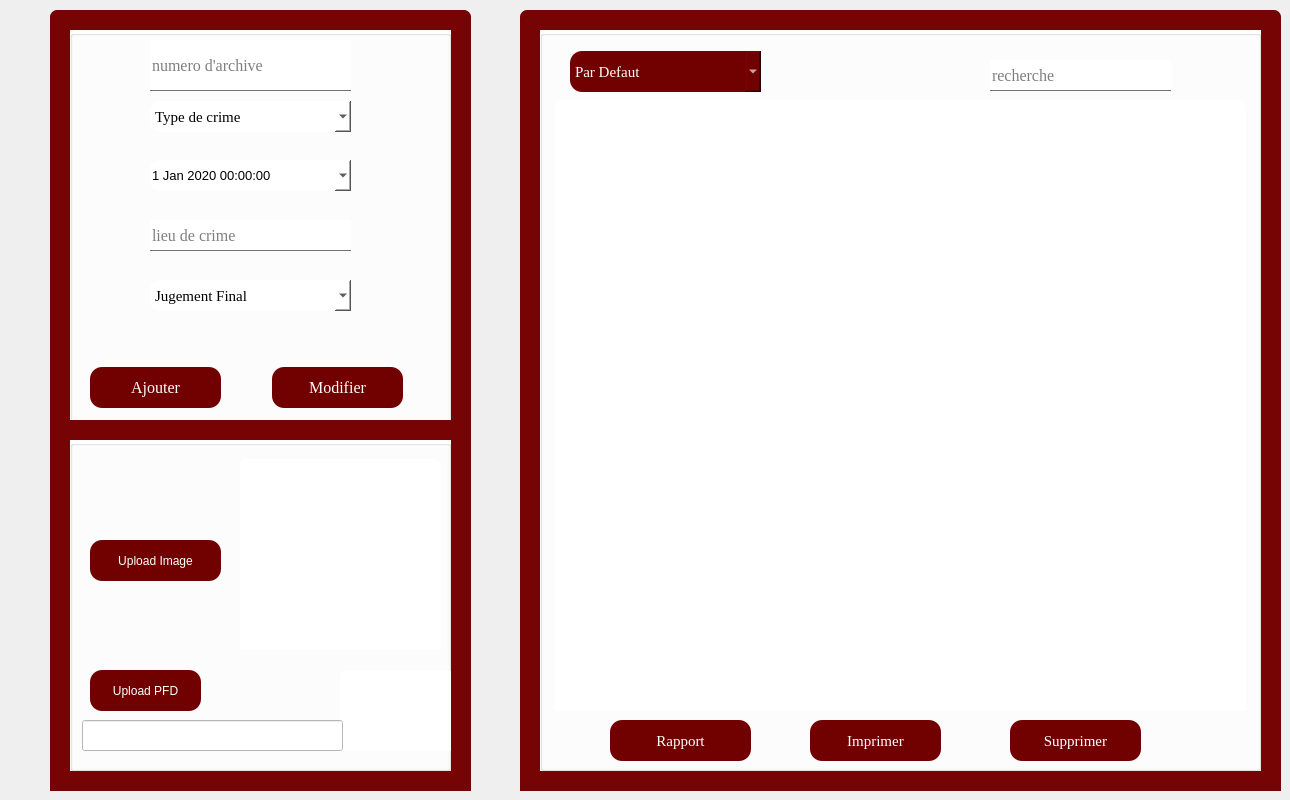
    <widget class="QWidget" name="tab">
     <property name="styleSheet">
      <string notr="true">
background:{
linear-gradient(#3c2929, #B73C3C);
}</string>
     </property>
     <attribute name="title">
      <string>Donnés </string>
     </attribute>
     <widget class="QLabel" name="logo">
      <property name="geometry">
       <rect>
        <x>-40</x>
        <y>-20</y>
        <width>201</width>
        <height>211</height>
       </rect>
      </property>
      <property name="text">
       <string/>
      </property>
     </widget>
     <widget class="QFrame" name="frame">
      <property name="geometry">
       <rect>
        <x>50</x>
        <y>10</y>
        <width>421</width>
        <height>451</height>
       </rect>
      </property>
      <property name="styleSheet">
       <string notr="true">QFrame { /* The tab widget frame */
border-top: 2px solid #2a2a2a; 
border-left: 2px solid #2a2a2a;
border-right: 2px solid #2a2a2a ; 
border-bottom: 2px solid #2a2a2a; 
background: #760404;
	
	
	/*border-top-color: rgb(0, 0, 0);*/

}
QFrame{
left: 0px; /* move to the right by 5px */
}
QFrame {

border: 20px  #535353;
border-bottom-color: #535353; 
border-top-left-radius: 7px;
border-top-right-radius: 7px;
min-width: 90px;
padding: 12px;
color: rgb(50, 50, 162);
	color: rgb(0, 0, 0);
font-size:11.5px;
font-family:Georgia, Helvetica, sans-serif;
font-weight:500;
}
QFrame::tab:selected,QTabBar::tab:hover {
	
	
	color: rgb(0, 0, 0);
	background-color: rgb(255, 255, 255);
}
QFrame::tab:selected {
border-color: #760404;
border-bottom-color: #760404; /* same as pane color */
color: #760404;
font-size: 18px;
font-family:Georgia,Solid;
font-weight:500;

}
QFrame::tab:!selected {
margin-top: 5px; /* make non-selected tabs look smaller */
}</string>
      </property>
      <property name="frameShape">
       <enum>QFrame::StyledPanel</enum>
      </property>
      <property name="frameShadow">
       <enum>QFrame::Raised</enum>
      </property>
      <widget class="QGroupBox" name="groupBox_cud_arch">
       <property name="geometry">
        <rect>
         <x>20</x>
         <y>20</y>
         <width>381</width>
         <height>401</height>
        </rect>
       </property>
       <property name="styleSheet">
        <string notr="true">background:white;</string>
       </property>
       <property name="title">
        <string/>
       </property>
       <widget class="QLineEdit" name="lineEdit">
        <property name="geometry">
         <rect>
          <x>80</x>
          <y>10</y>
          <width>201</width>
          <height>51</height>
         </rect>
        </property>
        <property name="font">
         <font>
          <family>Georgia</family>
          <pointsize>12</pointsize>
          <weight>50</weight>
          <italic>false</italic>
          <bold>false</bold>
         </font>
        </property>
        <property name="styleSheet">
         <string notr="true">background:white;
font: 12pt  'Georgia';
border-bottom:1px solid #717072;</string>
        </property>
        <property name="text">
         <string/>
        </property>
        <property name="frame">
         <bool>false</bool>
        </property>
        <property name="dragEnabled">
         <bool>false</bool>
        </property>
        <property name="placeholderText">
         <string>numero d'archive</string>
        </property>
       </widget>
       <widget class="QComboBox" name="comboBox">
        <property name="geometry">
         <rect>
          <x>80</x>
          <y>71</y>
          <width>201</width>
          <height>31</height>
         </rect>
        </property>
        <property name="font">
         <font>
          <family>Georgia</family>
          <pointsize>11</pointsize>
          <weight>50</weight>
          <italic>false</italic>
          <bold>false</bold>
         </font>
        </property>
        <property name="styleSheet">
         <string notr="true">QComboBox{
color:black;
border-radius:10px;
font: 11pt  'Georgia';
background:white;
}

QComboBox:hover{
border-radius:10px;
font: 11pt  'Georgia';
background:white;
color:black;

}</string>
        </property>
        <property name="currentIndex">
         <number>0</number>
        </property>
        <item>
         <property name="text">
          <string>Type de crime</string>
         </property>
        </item>
        <item>
         <property name="text">
          <string>violence</string>
         </property>
        </item>
        <item>
         <property name="text">
          <string>vole</string>
         </property>
        </item>
        <item>
         <property name="text">
          <string>assasignation</string>
         </property>
        </item>
        <item>
         <property name="text">
          <string>viole</string>
         </property>
        </item>
       </widget>
       <widget class="QDateTimeEdit" name="dateTimeEdit">
        <property name="geometry">
         <rect>
          <x>80</x>
          <y>130</y>
          <width>201</width>
          <height>31</height>
         </rect>
        </property>
        <property name="font">
         <font>
          <pointsize>10</pointsize>
         </font>
        </property>
        <property name="styleSheet">
         <string notr="true">background:white;
border-radius:10px;</string>
        </property>
        <property name="dateTime">
         <datetime>
          <hour>0</hour>
          <minute>0</minute>
          <second>0</second>
          <year>2020</year>
          <month>1</month>
          <day>1</day>
         </datetime>
        </property>
        <property name="calendarPopup">
         <bool>true</bool>
        </property>
       </widget>
       <widget class="QComboBox" name="comboBox_2">
        <property name="geometry">
         <rect>
          <x>80</x>
          <y>250</y>
          <width>201</width>
          <height>31</height>
         </rect>
        </property>
        <property name="font">
         <font>
          <family>Georgia</family>
          <pointsize>11</pointsize>
          <weight>50</weight>
          <italic>false</italic>
          <bold>false</bold>
         </font>
        </property>
        <property name="styleSheet">
         <string notr="true">
QComboBox{
color:black;
border-radius:10px;
font: 11pt  'Georgia';
background:white;
}

QComboBox:hover{
border-radius:10px;
font: 11pt  'Georgia';
background:white;
color:black;

}</string>
        </property>
        <item>
         <property name="text">
          <string>Jugement Final</string>
         </property>
        </item>
        <item>
         <property name="text">
          <string>execution</string>
         </property>
        </item>
        <item>
         <property name="text">
          <string>Pecher Financier</string>
         </property>
        </item>
        <item>
         <property name="text">
          <string>prison</string>
         </property>
        </item>
        <item>
         <property name="text">
          <string>prison et Pecher</string>
         </property>
        </item>
       </widget>
       <widget class="QPushButton" name="pushButton_ajouter_arch">
        <property name="geometry">
         <rect>
          <x>20</x>
          <y>337</y>
          <width>131</width>
          <height>41</height>
         </rect>
        </property>
        <property name="font">
         <font>
          <family>Georgia</family>
          <pointsize>12</pointsize>
          <weight>50</weight>
          <italic>false</italic>
          <bold>false</bold>
         </font>
        </property>
        <property name="styleSheet">
         <string notr="true">/**{
font-family :Georgia;
font-size : 24px;
}

QPushButton{
color:#b89d64;
background-color:white;
border-radius:10px ;
font-weight:500;
}
QPushButton:hover
{
color:white;
background:black;
border-radius:10px ;
font-weight:800;

}*/
QPushButton{
color:white;
border-radius:12px;
font: 12pt  'Georgia';
background:#710100;
}

QPushButton:hover{
border-radius:12px;
font: 12pt  'Georgia';
background:#D32028;
color:white;

}</string>
        </property>
        <property name="text">
         <string>Ajouter</string>
        </property>
       </widget>
       <widget class="QPushButton" name="pushButton_modifier_arch">
        <property name="geometry">
         <rect>
          <x>202</x>
          <y>337</y>
          <width>131</width>
          <height>41</height>
         </rect>
        </property>
        <property name="font">
         <font>
          <family>Georgia</family>
          <pointsize>12</pointsize>
          <weight>50</weight>
          <italic>false</italic>
          <bold>false</bold>
         </font>
        </property>
        <property name="styleSheet">
         <string notr="true">QPushButton{
color:white;
border-radius:12px;
font: 12pt  'Georgia';
background:#710100;
}

QPushButton:hover{
border-radius:12px;
font: 12pt  'Georgia';
background:#D32028;
color:white;

}</string>
        </property>
        <property name="text">
         <string>Modifier</string>
        </property>
       </widget>
       <widget class="QLineEdit" name="lineEdit_3">
        <property name="geometry">
         <rect>
          <x>80</x>
          <y>190</y>
          <width>201</width>
          <height>31</height>
         </rect>
        </property>
        <property name="font">
         <font>
          <family>Georgia</family>
          <pointsize>12</pointsize>
          <weight>50</weight>
          <italic>false</italic>
          <bold>false</bold>
         </font>
        </property>
        <property name="styleSheet">
         <string notr="true">background:white;
font: 12pt  'Georgia';
border-bottom:1px solid #717072;</string>
        </property>
        <property name="text">
         <string/>
        </property>
        <property name="frame">
         <bool>false</bool>
        </property>
        <property name="dragEnabled">
         <bool>false</bool>
        </property>
        <property name="placeholderText">
         <string>lieu de crime</string>
        </property>
       </widget>
      </widget>
     </widget>
     <widget class="QFrame" name="frame_2">
      <property name="geometry">
       <rect>
        <x>50</x>
        <y>420</y>
        <width>421</width>
        <height>371</height>
       </rect>
      </property>
      <property name="styleSheet">
       <string notr="true">QFrame { /* The tab widget frame */
border-top: 2px solid #2a2a2a; 
border-left: 2px solid #2a2a2a;
border-right: 2px solid #2a2a2a ; 
border-bottom: 2px solid #2a2a2a; 
background: #760404;
	
	
	/*border-top-color: rgb(0, 0, 0);*/

}
QFrame{
left: 0px; /* move to the right by 5px */
}
QFrame {
background: #white;
border: 20px  #535353;
border-bottom-color: #535353; 
border-top-left-radius: 7px;
border-top-right-radius: 7px;
min-width: 90px;
padding: 12px;
color: rgb(50, 50, 162);
	color: rgb(0, 0, 0);
font-size:11.5px;
font-family:Georgia, Helvetica, sans-serif;
font-weight:500;
}
QFrame::tab:selected,QTabBar::tab:hover {
	
	
	color: rgb(0, 0, 0);
	background-color: rgb(255, 255, 255);
}
QFrame::tab:selected {
border-color: #760404;
border-bottom-color: #760404; /* same as pane color */
color: #760404;
font-size: 18px;
font-family:Georgia,Solid;
font-weight:500;

}
QFrame::tab:!selected {
margin-top: 5px; /* make non-selected tabs look smaller */
}</string>
      </property>
      <property name="frameShape">
       <enum>QFrame::StyledPanel</enum>
      </property>
      <property name="frameShadow">
       <enum>QFrame::Raised</enum>
      </property>
      <widget class="QGroupBox" name="groupBox">
       <property name="geometry">
        <rect>
         <x>20</x>
         <y>20</y>
         <width>381</width>
         <height>331</height>
        </rect>
       </property>
       <property name="styleSheet">
        <string notr="true">background:white;</string>
       </property>
       <property name="title">
        <string/>
       </property>
       <widget class="QLabel" name="upimage">
        <property name="geometry">
         <rect>
          <x>170</x>
          <y>19</y>
          <width>201</width>
          <height>191</height>
         </rect>
        </property>
        <property name="text">
         <string/>
        </property>
        <property name="pixmap">
         <pixmap resource="resource.qrc">:/images/upload 1.png</pixmap>
        </property>
       </widget>
       <widget class="QPushButton" name="pushButton_2">
        <property name="geometry">
         <rect>
          <x>20</x>
          <y>100</y>
          <width>131</width>
          <height>41</height>
         </rect>
        </property>
        <property name="styleSheet">
         <string notr="true">QPushButton{
color:white;
border-radius:12px;
font: 9pt  'Georgia';
background:#710100;
}

QPushButton:hover{
border-radius:12px;
font: 9pt  'Georgia';
background:#D32028;
color:white;

}</string>
        </property>
        <property name="text">
         <string>Upload Image</string>
        </property>
       </widget>
       <widget class="QPushButton" name="pushButton_3">
        <property name="geometry">
         <rect>
          <x>20</x>
          <y>230</y>
          <width>111</width>
          <height>41</height>
         </rect>
        </property>
        <property name="styleSheet">
         <string notr="true">QPushButton{
color:white;
border-radius:12px;
font: 9pt  'Georgia';
background:#710100;
}

QPushButton:hover{
border-radius:12px;
font: 9pt  'Georgia';
background:#D32028;
color:white;

}</string>
        </property>
        <property name="text">
         <string>Upload PFD</string>
        </property>
       </widget>
       <widget class="QLabel" name="uppdf">
        <property name="geometry">
         <rect>
          <x>270</x>
          <y>230</y>
          <width>114</width>
          <height>81</height>
         </rect>
        </property>
        <property name="text">
         <string/>
        </property>
        <property name="pixmap">
         <pixmap resource="resource.qrc">:/images/uploadfile 1.png</pixmap>
        </property>
       </widget>
       <widget class="QLineEdit" name="urlpdf">
        <property name="geometry">
         <rect>
          <x>12</x>
          <y>280</y>
          <width>261</width>
          <height>31</height>
         </rect>
        </property>
       </widget>
      </widget>
     </widget>
     <widget class="QFrame" name="frame_4">
      <property name="geometry">
       <rect>
        <x>520</x>
        <y>10</y>
        <width>761</width>
        <height>781</height>
       </rect>
      </property>
      <property name="styleSheet">
       <string notr="true">QFrame { /* The tab widget frame */
border-top: 2px solid #2a2a2a; 
border-left: 2px solid #2a2a2a;
border-right: 2px solid #2a2a2a ; 
border-bottom: 2px solid #2a2a2a; 
background: #760404;
	
	
	/*border-top-color: rgb(0, 0, 0);*/

}
QFrame{
left: 0px; /* move to the right by 5px */
}
QFrame {
background: #white;
border: 20px  #535353;
border-bottom-color: #535353; 
border-top-left-radius: 7px;
border-top-right-radius: 7px;
min-width: 90px;
padding: 12px;
color: rgb(50, 50, 162);
	color: rgb(0, 0, 0);
font-size:11.5px;
font-family:Georgia, Helvetica, sans-serif;
font-weight:500;
}
QFrame::tab:selected,QTabBar::tab:hover {
	
	
	color: rgb(0, 0, 0);
	background-color: rgb(255, 255, 255);
}
QFrame::tab:selected {
border-color: #760404;
border-bottom-color: #760404; /* same as pane color */
color: #760404;
font-size: 18px;
font-family:Georgia,Solid;
font-weight:500;

}
QFrame::tab:!selected {
margin-top: 5px; /* make non-selected tabs look smaller */
}</string>
      </property>
      <property name="frameShape">
       <enum>QFrame::StyledPanel</enum>
      </property>
      <property name="frameShadow">
       <enum>QFrame::Raised</enum>
      </property>
      <widget class="QGroupBox" name="groupBox_r_arch">
       <property name="geometry">
        <rect>
         <x>20</x>
         <y>20</y>
         <width>721</width>
         <height>741</height>
        </rect>
       </property>
       <property name="styleSheet">
        <string notr="true">background:white;

</string>
       </property>
       <property name="title">
        <string/>
       </property>
       <widget class="QTableView" name="tableView">
        <property name="geometry">
         <rect>
          <x>15</x>
          <y>70</y>
          <width>691</width>
          <height>611</height>
         </rect>
        </property>
        <property name="selectionBehavior">
         <enum>QAbstractItemView::SelectRows</enum>
        </property>
       </widget>
       <widget class="QLineEdit" name="lineEdit_2">
        <property name="geometry">
         <rect>
          <x>450</x>
          <y>30</y>
          <width>181</width>
          <height>31</height>
         </rect>
        </property>
        <property name="font">
         <font>
          <family>Georgia</family>
          <pointsize>12</pointsize>
          <weight>50</weight>
          <italic>false</italic>
          <bold>false</bold>
         </font>
        </property>
        <property name="styleSheet">
         <string notr="true">border-bottom:1px solid #717072;
font: 12pt  'Georgia';</string>
        </property>
        <property name="text">
         <string/>
        </property>
        <property name="frame">
         <bool>false</bool>
        </property>
        <property name="placeholderText">
         <string>recherche</string>
        </property>
       </widget>
       <widget class="QPushButton" name="pushButton_supprimer_arch">
        <property name="geometry">
         <rect>
          <x>470</x>
          <y>690</y>
          <width>131</width>
          <height>41</height>
         </rect>
        </property>
        <property name="font">
         <font>
          <family>Georgia</family>
          <pointsize>11</pointsize>
          <weight>50</weight>
          <italic>false</italic>
          <bold>false</bold>
         </font>
        </property>
        <property name="styleSheet">
         <string notr="true">QPushButton{
color:white;
border-radius:12px;
font: 11pt  'Georgia';
background:#710100;
}

QPushButton:hover{
border-radius:12px;
font: 11pt  'Georgia';
background:#D32028;
color:white;

}</string>
        </property>
        <property name="text">
         <string>Supprimer</string>
        </property>
       </widget>
       <widget class="QPushButton" name="pushButton">
        <property name="geometry">
         <rect>
          <x>270</x>
          <y>690</y>
          <width>131</width>
          <height>41</height>
         </rect>
        </property>
        <property name="font">
         <font>
          <family>Georgia</family>
          <pointsize>11</pointsize>
          <weight>50</weight>
          <italic>false</italic>
          <bold>false</bold>
         </font>
        </property>
        <property name="styleSheet">
         <string notr="true">QPushButton{
color:white;
border-radius:12px;
font: 11pt  'Georgia';
background:#710100;
}

QPushButton:hover{
border-radius:12px;
font: 11pt  'Georgia';
background:#D32028;
color:white;

}</string>
        </property>
        <property name="text">
         <string>Imprimer</string>
        </property>
       </widget>
       <widget class="QComboBox" name="comboBox_3">
        <property name="geometry">
         <rect>
          <x>30</x>
          <y>21</y>
          <width>191</width>
          <height>41</height>
         </rect>
        </property>
        <property name="font">
         <font>
          <family>Georgia</family>
          <pointsize>11</pointsize>
          <weight>50</weight>
          <italic>false</italic>
          <bold>false</bold>
         </font>
        </property>
        <property name="styleSheet">
         <string notr="true">QComboBox{
color:white;
border-radius:12px;
font: 11pt  'Georgia';
background:#710100;
}

QComboBox:hover{
border-radius:12px;
font: 11pt  'Georgia';
background:#D32028;
color:white;

}</string>
        </property>
        <item>
         <property name="text">
          <string>Par Defaut</string>
         </property>
        </item>
        <item>
         <property name="text">
          <string>Numero archive</string>
         </property>
        </item>
        <item>
         <property name="text">
          <string>type crime</string>
         </property>
        </item>
        <item>
         <property name="text">
          <string>jugement Final</string>
         </property>
        </item>
       </widget>
       <widget class="QPushButton" name="pushButton_4">
        <property name="geometry">
         <rect>
          <x>70</x>
          <y>690</y>
          <width>141</width>
          <height>41</height>
         </rect>
        </property>
        <property name="font">
         <font>
          <family>Georgia</family>
          <pointsize>11</pointsize>
          <weight>50</weight>
          <italic>false</italic>
          <bold>false</bold>
         </font>
        </property>
        <property name="styleSheet">
         <string notr="true">QPushButton{
color:white;
border-radius:12px;
font: 11pt  'Georgia';
background:#710100;
}

QPushButton:hover{
border-radius:12px;
font: 11pt  'Georgia';
background:#D32028;
color:white;

}</string>
        </property>
        <property name="text">
         <string>Rapport</string>
        </property>
       </widget>
       <widget class="QFrame" name="frame_3">
        <property name="geometry">
         <rect>
          <x>-580</x>
          <y>-30</y>
          <width>571</width>
          <height>771</height>
         </rect>
        </property>
        <property name="frameShape">
         <enum>QFrame::StyledPanel</enum>
        </property>
        <property name="frameShadow">
         <enum>QFrame::Raised</enum>
        </property>
       </widget>
      </widget>
     </widget>
    </widget>
